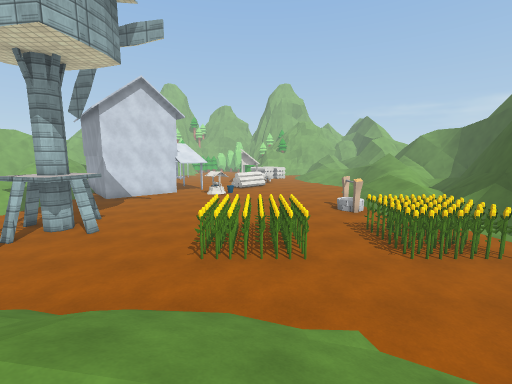
view 1 (above)

24 first-person views from a walk through a scene from a Unity 3-D project. The camera is 1.3 m above the floor, tilts 8° down and sees 90° across. The floor is counted in squares, 1 m on a side. Each view is taken from the middle of a square. On the plan, view 1 faces up. The plan holds only what a view shows up to about 13 squares ahead; the rest is blank. The place goes on beyond the plan. Some surface patterns are stand-ins.

view 2
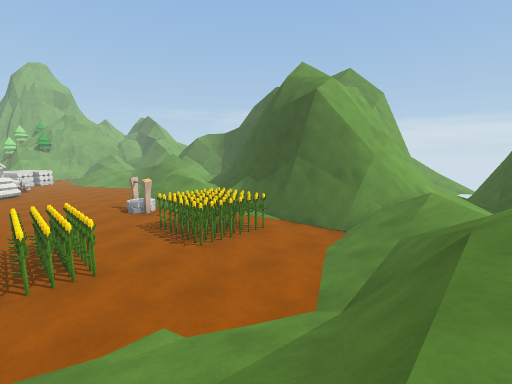

view 3
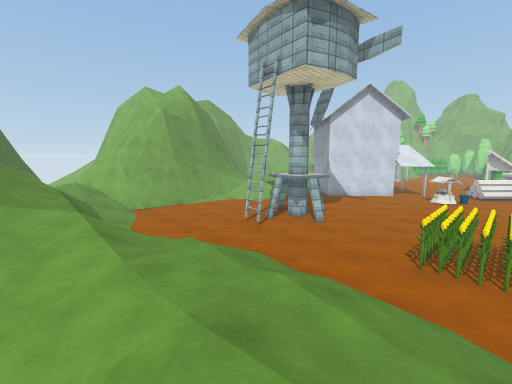

view 4
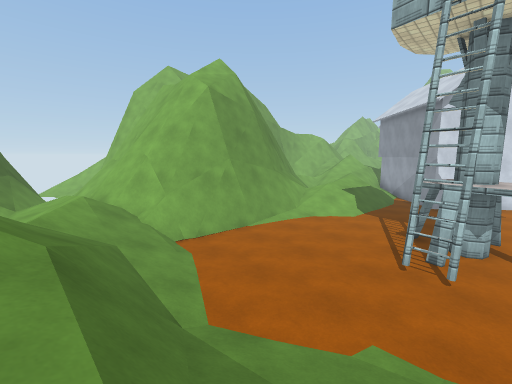

view 5
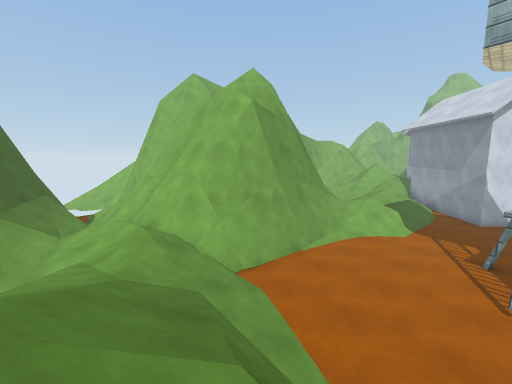

view 6
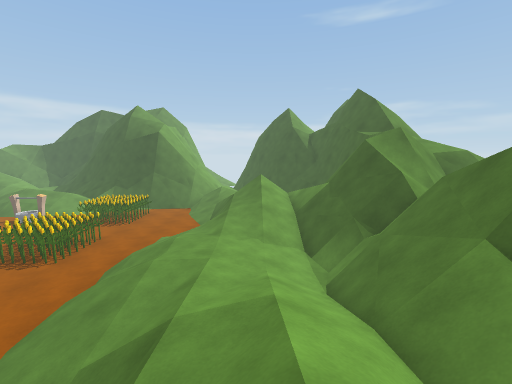

view 7
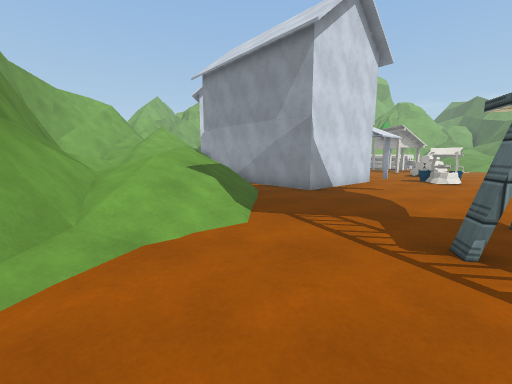

view 8
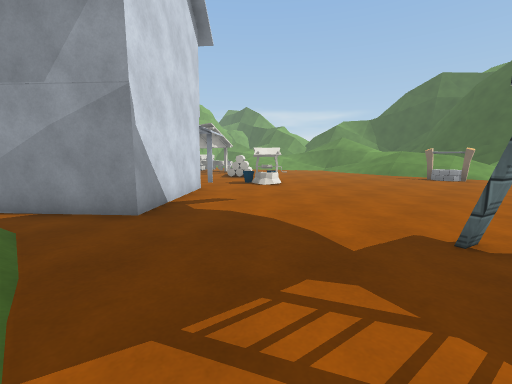

view 9
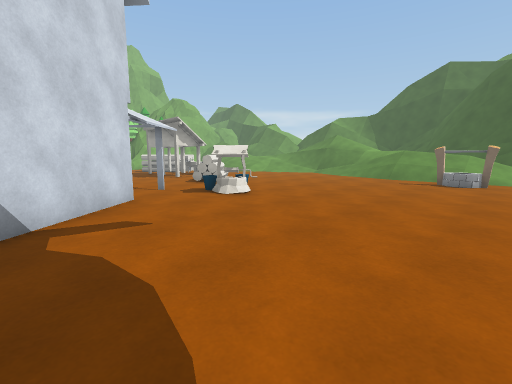

view 10
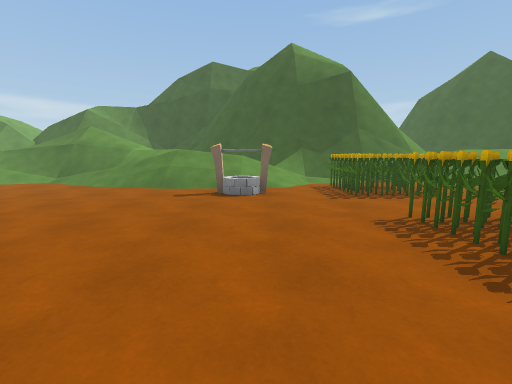

view 11
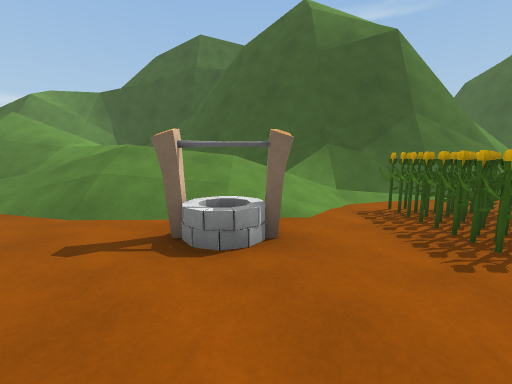

view 12
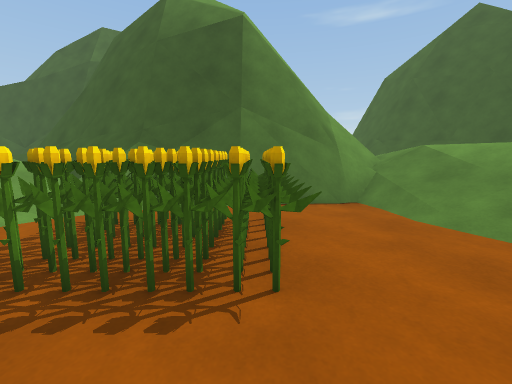

view 13
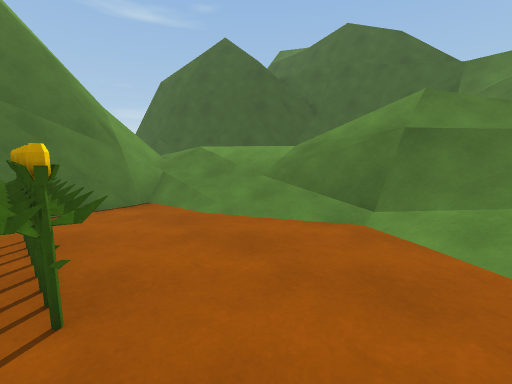

view 14
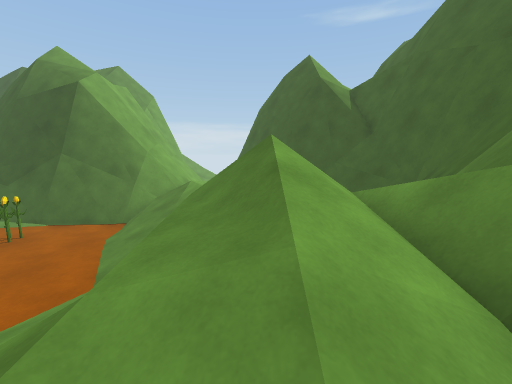

view 15
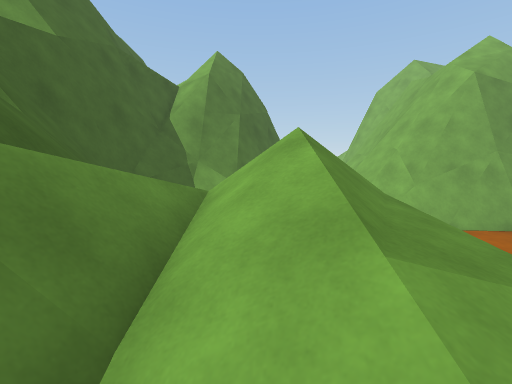

view 16
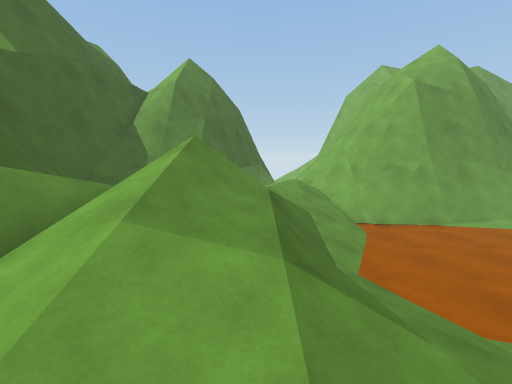

view 17
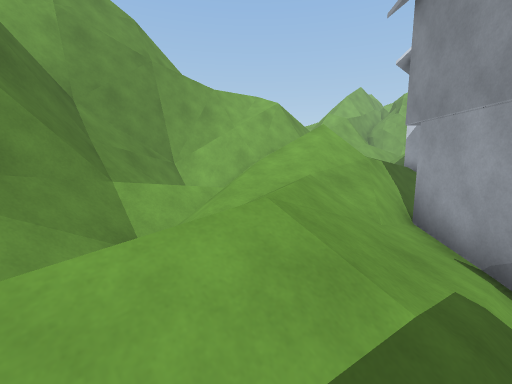

view 18
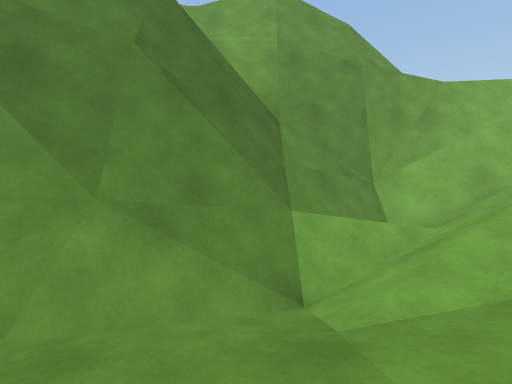

view 19
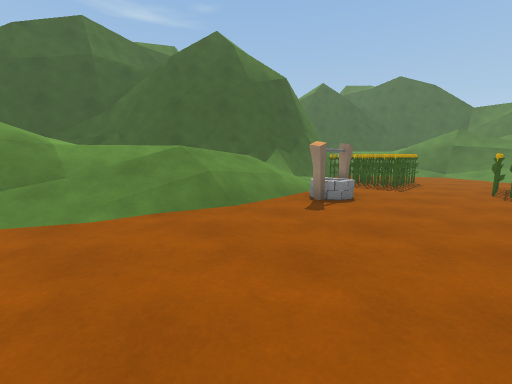

view 20
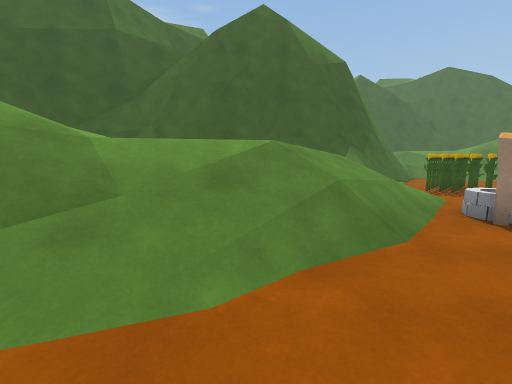

view 21
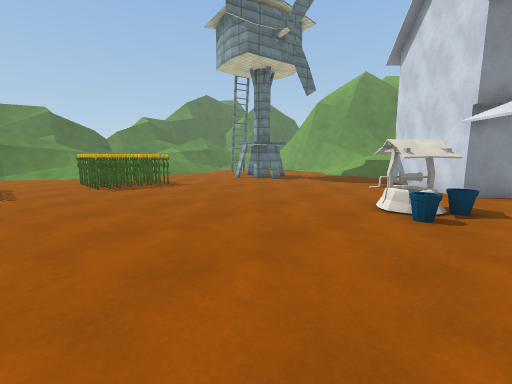

view 22
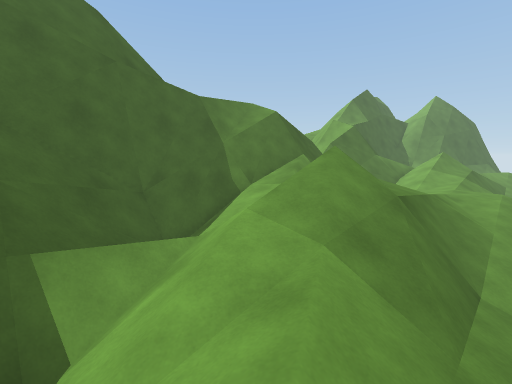

view 23
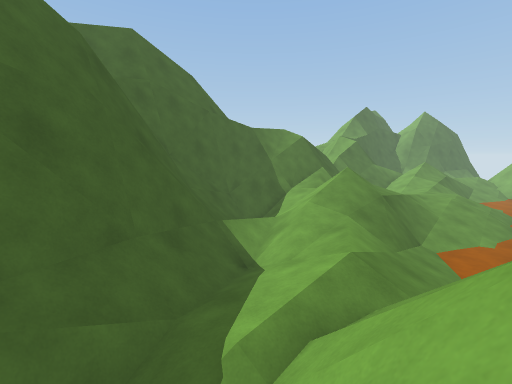

view 24
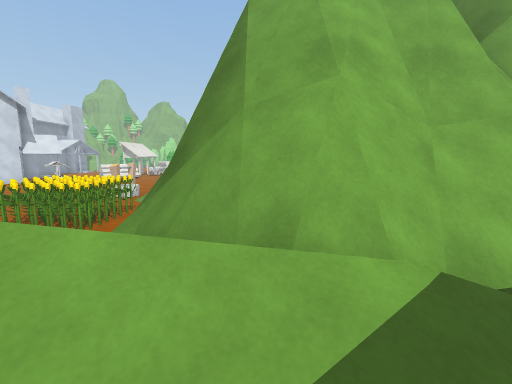

### Floor plan
Key: @ floor where view 1 was taken; # wall or solid block; x gap in a wall; . main floor; : floor 1 m higher than the main floor; + floor 1.25 m higher than the main floor; * floor 1.5 m higher than the main floor; / step, stairs or slope; = window, fence, low wall or low ledge; ^ raised ledge; v drop or lower ground; P plant; H house; O other object.
Columns run from 23 left of view 1 to 15 right of it. Each row starts with its distance up from view 1.
 21 ##=//////##     #............../=///
 20 ##=///////##    #H..^/........//////
 19 ##= ///////##  ##...#/......../////   =
 18 ##=////////.####..............///     =
 17 #=#/////////.H...............////   //=
 16 ^##^=///////.................////   =^^
 15   ^^^///////.................////  /#^^
 14     ^=//////................#=/// /##
 13     ^#/////.................#./////##
 12      ^#=///...................///=##
 11       ##=/......#............../=##
 10       ###/....###.....OPP..PPPP.=##
  9       ###......#.#...OOOP..PPPO.=#
  8        ##......x.....OOOO..PPOP.##
  7        ##......#......POP..PPPP.###
  6    ^^^###.......................#######
  5  #^^^^##=.......................=######
  4  //=#/===........///////......./===/#=/
  3  //==///////..////////////.../////=/==/
  2 ///////////=#//////////////#==/////////
  1 =v /://////==v#///:+++////===/////////=
  0 ##///////////////*++++*@///////////////
 -1 ###=/// ///////////:::///////////////##
 -2    ##=       //////////////////////###
 -3     ##=/     ////v==#=v//////////=###
 -4      ##//     ////=##=///////////=##
 -5      ##==# ==^^ ^######^^^^===##=##

Where each view was taken, in squares from view 1:
view 1: 0 up, 0 right, facing up
view 2: 0 up, 0 right, facing up-right
view 3: 1 down, 0 right, facing up-left
view 4: 0 up, 7 left, facing up-left
view 5: 1 down, 9 left, facing up-left
view 6: 1 down, 11 left, facing right
view 7: 7 up, 12 left, facing up
view 8: 11 up, 12 left, facing up-right
view 9: 12 up, 9 left, facing up-right
view 10: 13 up, 4 left, facing right
view 11: 13 up, 1 right, facing right
view 12: 7 up, 2 right, facing right
view 13: 7 up, 2 right, facing down-right
view 14: 1 down, 1 left, facing right
view 15: 2 down, 6 left, facing left
view 16: 0 up, 5 left, facing left
view 17: 15 up, 13 left, facing up-left
view 18: 16 up, 14 left, facing left
view 19: 21 up, 1 right, facing down-right
view 20: 21 up, 5 right, facing down-right
view 21: 21 up, 4 right, facing down-left
view 22: 2 up, 10 right, facing down-left
view 23: 4 up, 15 right, facing down-left
view 24: 0 up, 12 right, facing up
